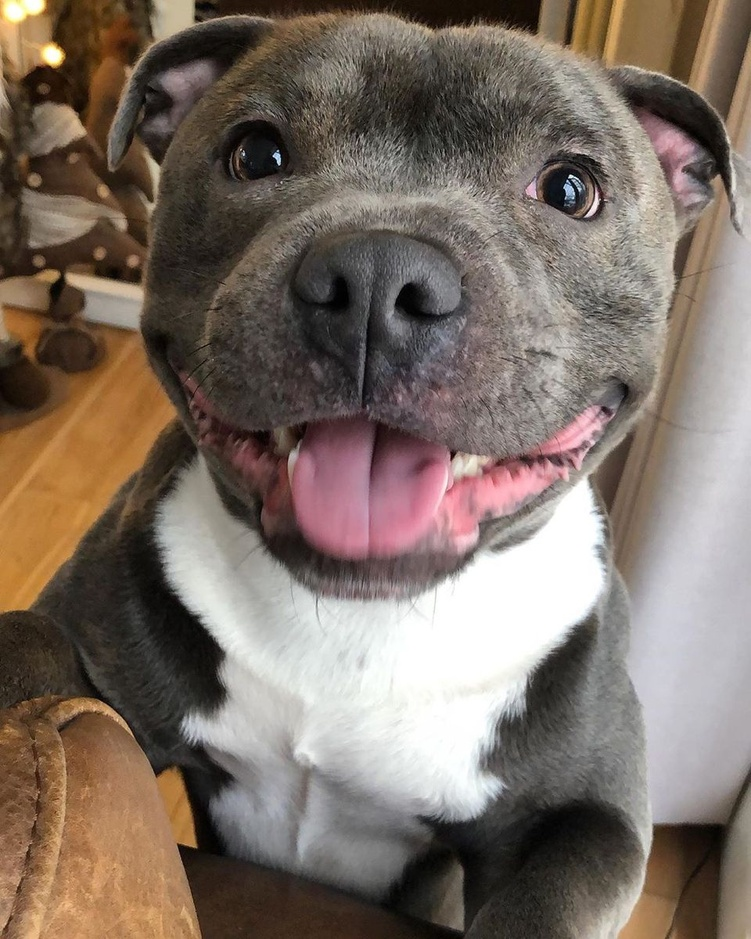
#> input picture EDGE DECTION , FEATURE EXTRACTION AND SEGMENTATION/Photos/bigdog.jpg, 751 x 939 px, shrunk from 960 x 1200 before the run
$ python laplacian.py
#> lines starting #> are read from the running program, lines starting #| are printed output that depends on the picture
import cv2 as cv
import numpy as np

# Load image in grayscale
img = cv.imread('Photos/bigdog.jpg')
#> img is the input picture: shape (939, 751, 3); mean B, G, R 101.2, 111.3, 125
cv.imshow('bigdog', img)
gray = cv.cvtColor(img, cv.COLOR_BGR2GRAY)
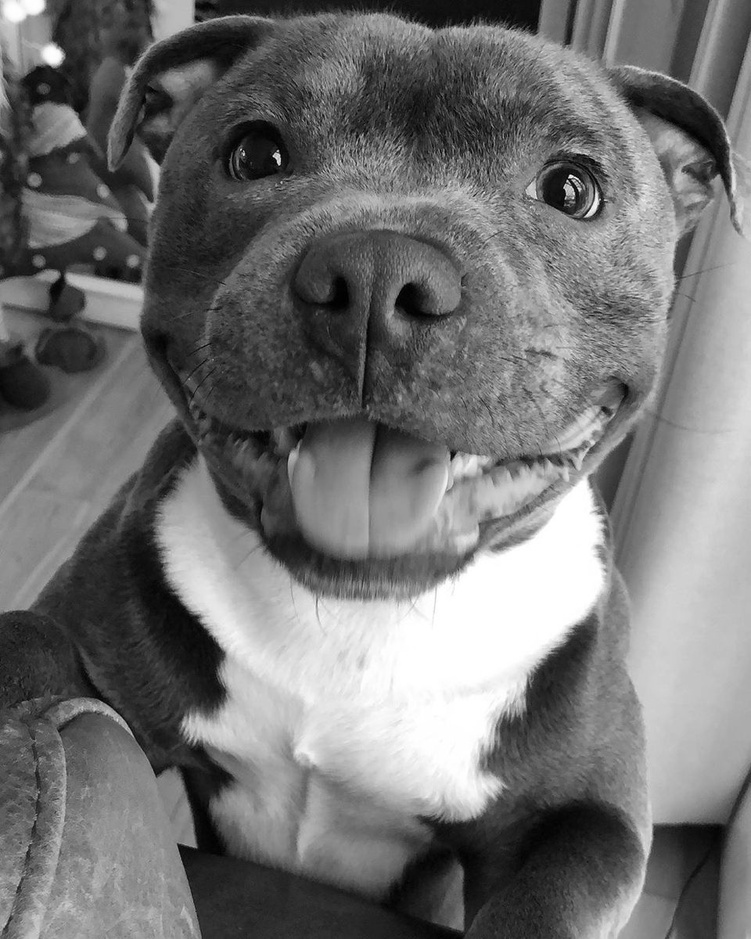
#> gray: shape (939, 751); min 0, max 255, mean 114.2
cv.imshow('Gray', gray)

# Apply Laplacian operator
laplacian = cv.Laplacian(img, cv.CV_64F)
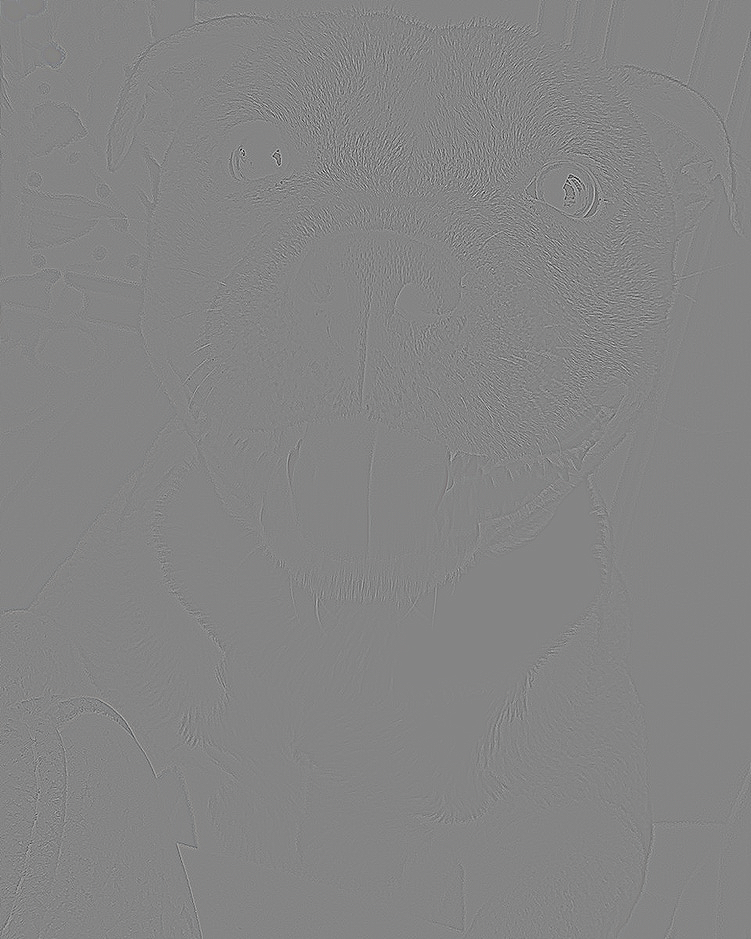
#> laplacian: shape (939, 751, 3) float64; mean B, G, R 0, 0, 0; drawn with min black and max white

# Convert to uint8
laplacian_abs = cv.convertScaleAbs(laplacian)
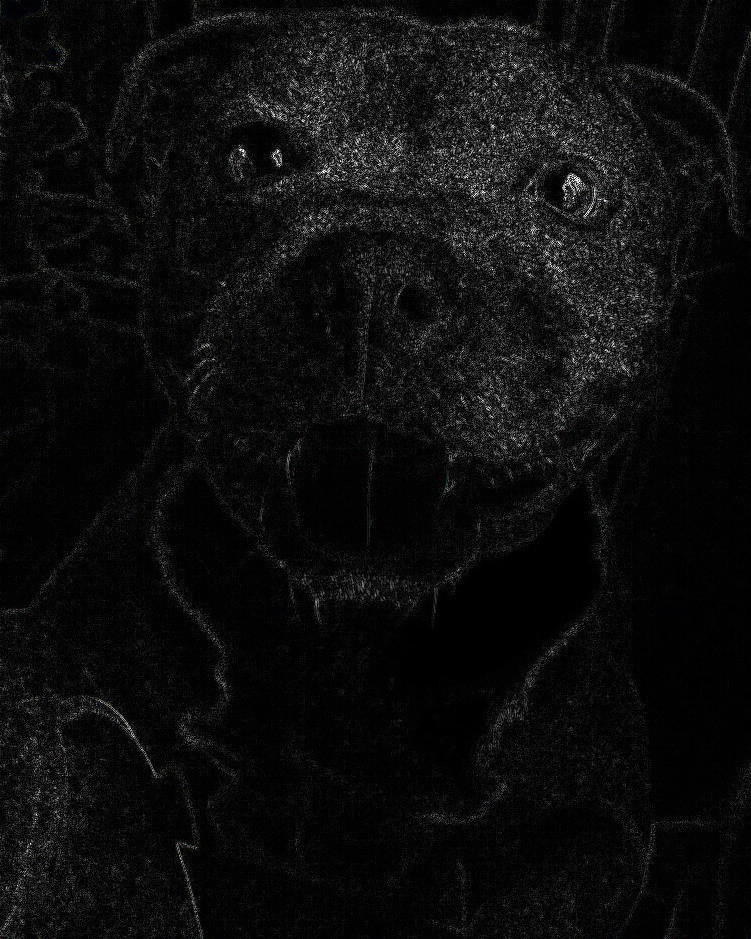
#> laplacian_abs: shape (939, 751, 3); mean B, G, R 13.5, 13.4, 13.4

# Display result
cv.imshow("Laplacian Edge Detection", laplacian_abs)

cv.waitKey(0)
cv.destroyAllWindows()

$ run again, with EDGE DECTION , FEATURE EXTRACTION AND SEGMENTATION/Photos/coins1.jpg copied over EDGE DECTION , FEATURE EXTRACTION AND SEGMENTATION/Photos/bigdog.jpg
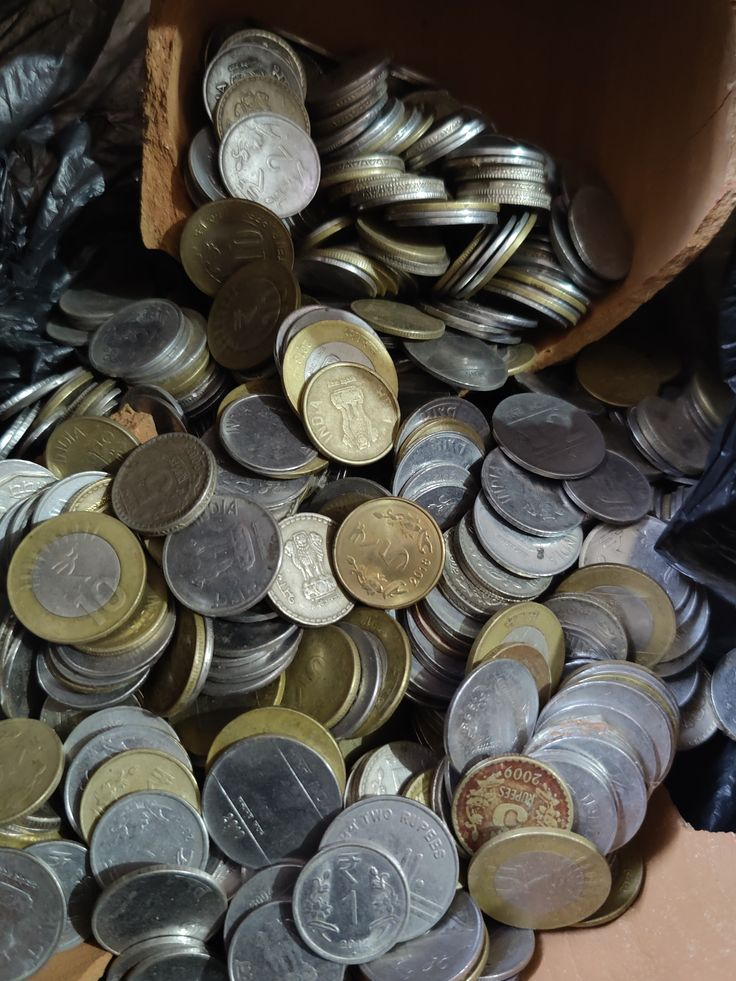
#> input picture EDGE DECTION , FEATURE EXTRACTION AND SEGMENTATION/Photos/coins1.jpg, 736 x 981 px
#> img is the input picture: shape (981, 736, 3); mean B, G, R 71.9, 79.5, 83.4
#> `gray = cv.cvtColor(img, cv.COLOR_BGR2GRAY)`:
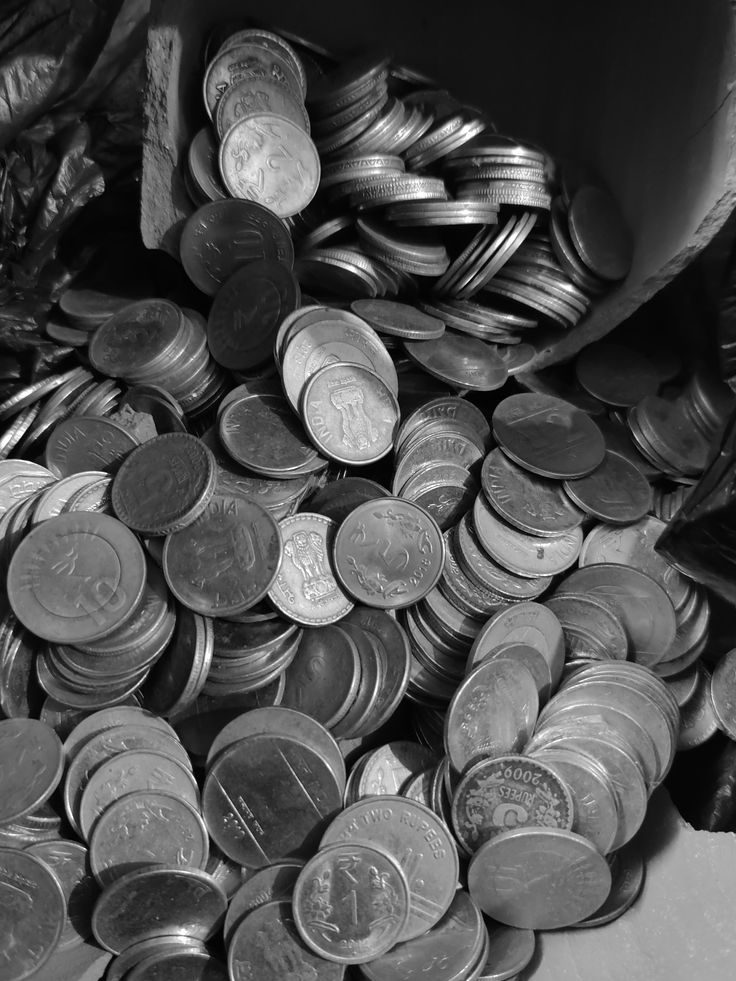
#> gray: shape (981, 736); min 0, max 255, mean 79.8
#> `laplacian_abs = cv.convertScaleAbs(laplacian)`:
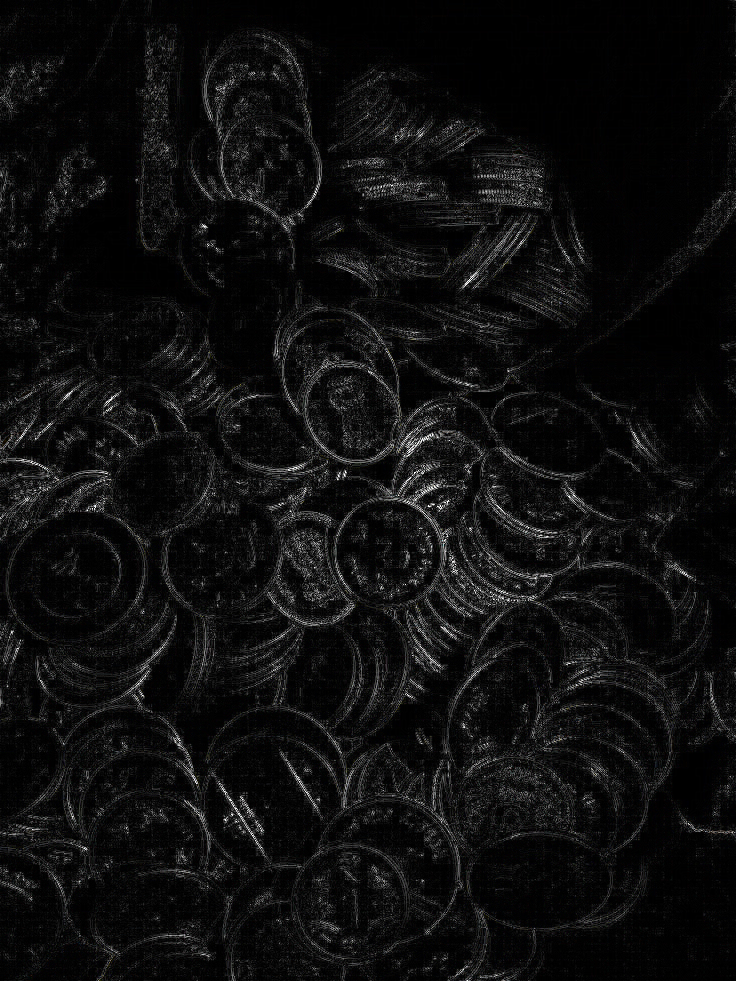
#> laplacian_abs: shape (981, 736, 3); mean B, G, R 14.5, 14.4, 14.5
